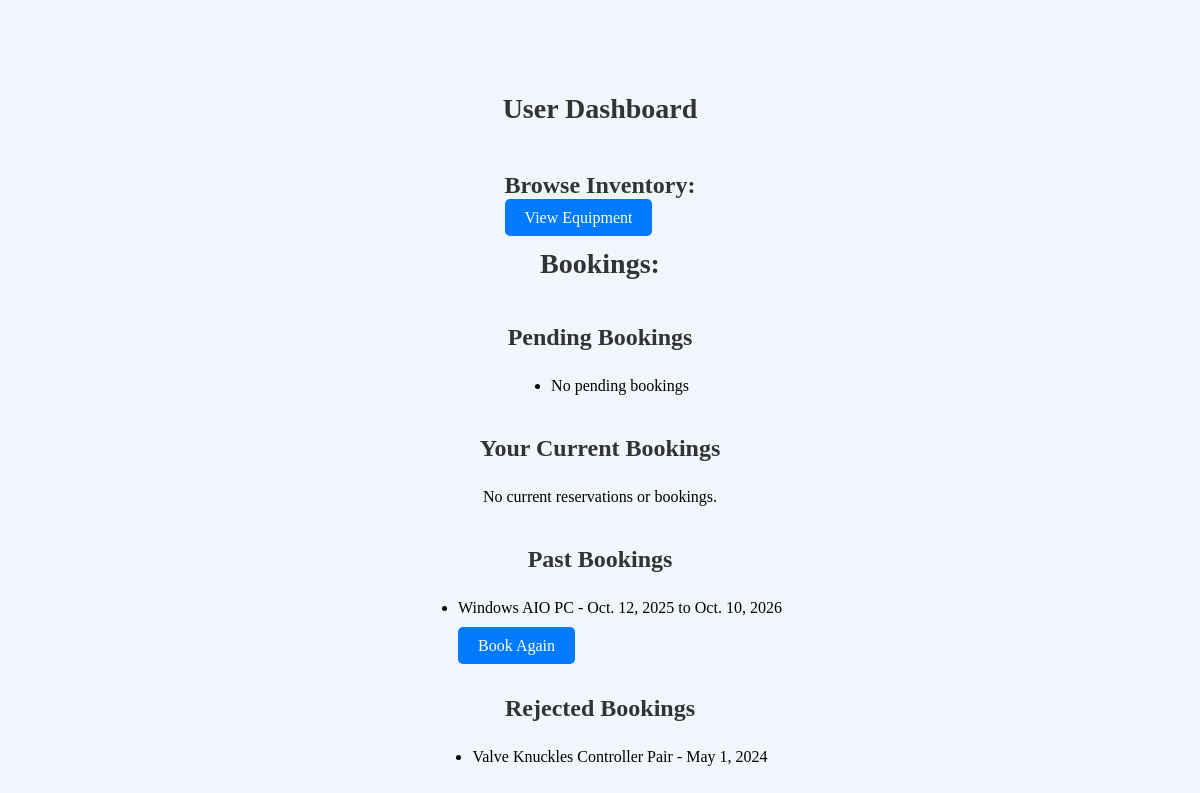
Page /dashboard/ (signed in) on the committed database.
### main_name/models.py (models this page shows, shortened)
class Booking(models.Model):
    user = models.ForeignKey(User, on_delete=models.CASCADE)
    equipment = models.ForeignKey(Equipment, on_delete=models.CASCADE)
    date = models.DateField(auto_now_add=True)
    start_date = models.DateField(null=True, blank=True)
    end_date = models.DateField(null=True, blank=True)
    duration = models.IntegerField(default=0)
    purpose = models.TextField(default='General purpose')
    returned = models.BooleanField(default=False)
    STATUS_PENDING = 'pending'
    STATUS_APPROVED = 'approved'
    STATUS_REJECTED = 'rejected'
    STATUS_CANCELLED = 'cancelled'
    STATUS_CHOICES = [
        (STATUS_PENDING, 'Pending'),
        (STATUS_APPROVED, 'Approved'),
        (STATUS_REJECTED, 'Rejected'),
        (STATUS_CANCELLED, 'Cancelled'),
    ]
    status = models.CharField(max_length=10, choices=STATUS_CHOICES)

class Equipment(models.Model):
    name = models.CharField(max_length=100)
    type = models.CharField(max_length=100)
    quantity = models.IntegerField(default=0)
    location = models.CharField(max_length=100)
    status = models.CharField(max_length=100)
    availability = models.BooleanField(default=True)
    asset_tag = models.CharField(max_length=100)
    on_site_only = models.BooleanField(default=False)
    def __str__(self):
        return self.name

### main_name/views.py (the view)
# urls.py: path('dashboard/', views.user_dashboard, name='user_dashboard'),
@login_required
def user_dashboard(request):
    reservations = Booking.objects.filter(user=request.user, status='reserved')
    booked_equipment_ids = reservations.values_list('equipment_id', flat=True)
    pending_bookings = Booking.objects.filter(user=request.user, status='pending')
    current_bookings = Booking.objects.filter(user=request.user, status='approved', end_date__gte=date.today(), returned=False)
    rejected_bookings = Booking.objects.filter(user=request.user, status='rejected')
    past_bookings = Booking.objects.filter(user=request.user, status='approved', returned=True)
    context = {
        'booked_equipment_ids': booked_equipment_ids,
        'reservations': reservations,
        'pending_bookings': pending_bookings,
        'current_bookings': current_bookings,
        'rejected_bookings': rejected_bookings,
        'past_bookings': past_bookings,
    }
    return render(request, 'user_dashboard.html', context)

### main_name/templates/user_dashboard.html (shortened to what this page needs)
{% extends 'inventory/base.html' %}
{% block content %}
  <div class="content-container">
    <h1>User Dashboard</h1>
    <table>
      <tr>
        <td>
          <h3>Browse Inventory:</h3>
          <a href="{% url 'view_equipment' %}" class="btn btn-primary">View Equipment</a>
        </td>
      </tr>
    </table>
    <h1>Bookings:</h1>
    <h3>Pending Bookings</h3>
    <ul>
      {% for booking in pending_bookings %}
        <li>{{ booking.equipment }} - {{ booking.date }}</li>
      {% empty %}
        <li>No pending bookings</li>
      {% endfor %}
    </ul>
    <h3>Your Current Bookings</h3>
    {% if current_bookings %}
      <ul>
        {% for booking in current_bookings %}
          <li class="booking-details">
            {{ booking.equipment }} - {{ booking.start_date }} to {{ booking.end_date }}
            <form method="post" action="{% url 'return_booking' booking.id %}">
              {% csrf_token %}
              <button type="submit">Return</button>
            </form>
          </li>
        {% endfor %}
      </ul>
    {% else %}
      <p>No current reservations or bookings.</p>
    {% endif %}
    <h3>Past Bookings</h3>
    {% if past_bookings %}
      <ul>
        {% for past_booking in past_bookings %}
          <li class="booking-details">{{ past_booking.equipment }} - {{ past_booking.start_date }} to {{ past_booking.end_date }}</li>
          <li class="booking-button"><a href="{% url 'book_from_past_booking' past_booking.id %}" class="btn btn-primary">Book Again</a></li>
        {% endfor %}
      </ul>
    {% else %}
      <p>No past bookings.</p>
    {% endif %}
    <h3>Rejected Bookings</h3>
    <ul>
      {% for booking in rejected_bookings %}
        <li>{{ booking.equipment }} - {{ booking.date }}</li>
      {% empty %}
        <li>No rejected bookings</li>
      {% endfor %}
    </ul>
  </div>
{% endblock %}

### main_name/templates/user_dashboard.html (style rules this page uses)
body { background-color: #f0f6fc; padding: 20px; }
h1 { color: #333; font-size: 28px; margin-bottom: 20px; }
h2, h3 { color: #333; font-size: 24px; margin-bottom: 10px; }
table { margin: 0 auto; }
.btn-primary { background-color: #007bff; color: #fff; padding: 10px 20px; text-decoration: none; border: none; border-radius: 5px; font-size: 16px; }
.content-container { display: flex; justify-content: center; align-items: center; flex-direction: column; height: 100vh; }
.booking-details { margin-bottom: 20px; }
.booking-button { margin-top: 10px; list-style-type: none; }

### rows in the picture
Booking: equipment "Windows AIO PC", start_date "Oct. 12, 2025", end_date "Oct. 10, 2026"
Booking: equipment "Valve Knuckles Controller Pair", date "May 1, 2024"
